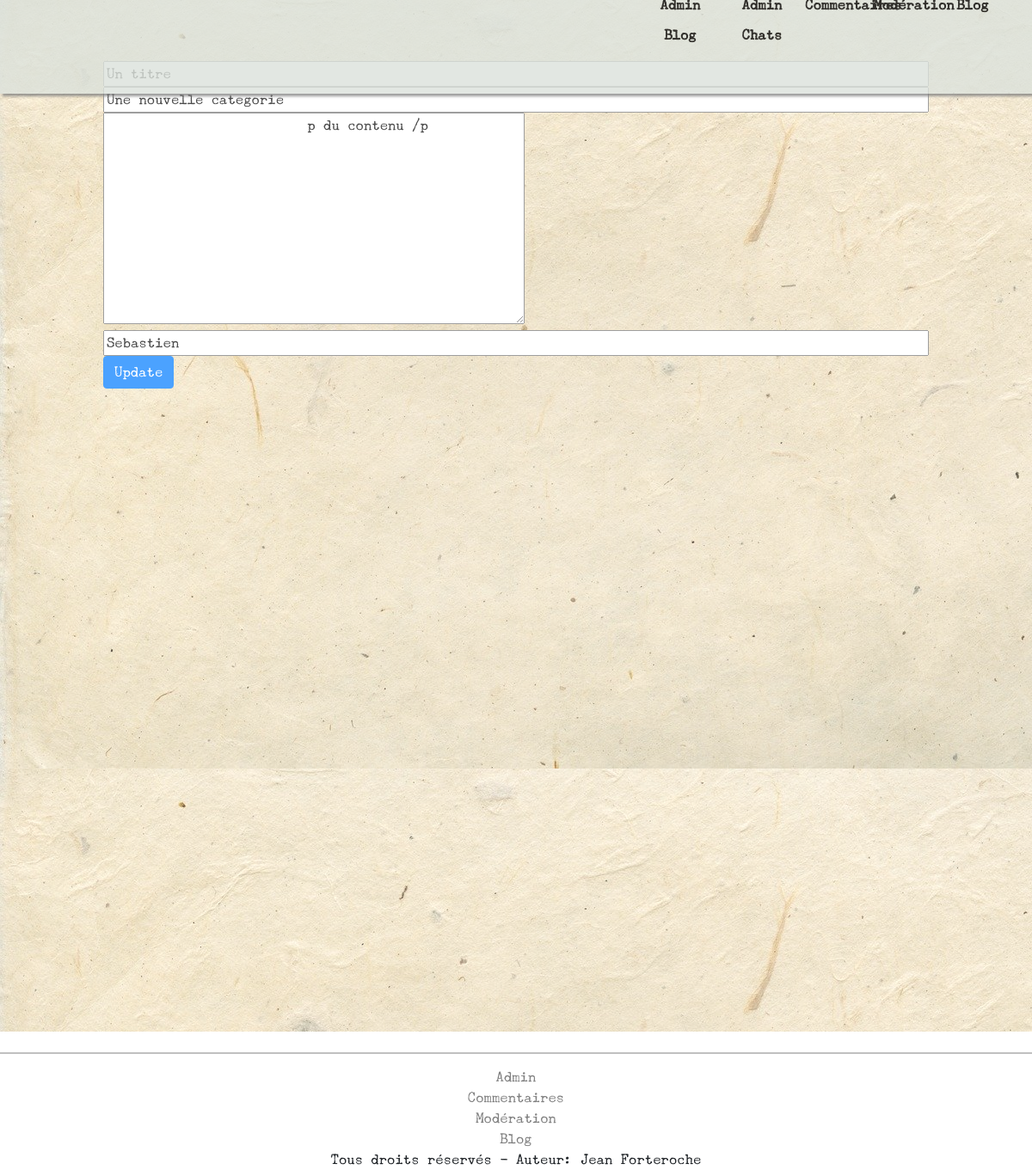
Page /index.php?action=edit&id=6 on the committed database.
### tables this page shows
CREATE TABLE IF NOT EXISTS `posts` (
  `id` int(11) NOT NULL AUTO_INCREMENT,
  `article` text NOT NULL,
  `creation_date` datetime NOT NULL DEFAULT CURRENT_TIMESTAMP,
  `title` varchar(250) NOT NULL,
  `author` varchar(150) NOT NULL,
  `category` varchar(150) NOT NULL,
  PRIMARY KEY (`id`)
);

### controller/controller.php (called while the page is built, shortened)
<?php
require_once('./model/PostManager.php');
function editPost($id){
    $postManager = new \Sebastien\Blog\Model\PostManager();
    $result = $postManager->editOnePost($id);
    require('./view/backend/edit_view.php');
}

### model/PostManager.php (called while the page is built, shortened)
<?php
class PostManager extends Manager
{
  public function editOnePost($id){
        $db = $this->dbConnect();
        $result = $db->prepare("SELECT article, title, author,category, id FROM posts WHERE id=?");
        $result->execute(array($id));
        return $result;
  }
}

### view/backend/edit_view.php (the view, shortened to what this page needs)
<div class="content_size">
<div id="top"></div>
<?php
	while ($donnees = $result->fetch(PDO::FETCH_ASSOC))
		{
			?>
<form action="index.php?action=update" method="post" id="edit_form">
	<p>
		<input type="text" name="category" id="category" rows="1" cols="50" maxlength="250" value="<?php echo $donnees['category'];?>"/>
		<textarea name="article" id="article"  rows="10" cols="50" maxlength="250">
			<?php echo $donnees['article'];?>
		</textarea>
		<input type="text" name="author" id="author" rows="1" cols="50" maxlength="250" value="<?php echo $donnees['author'];?>"/>
		<input class="btn btn-primary" type="submit" name="update" value="Update"/>
	</p>
</form>
<?php
}
?>
</div>
<?php require('template_backend.php'); ?>

### public/css/style.css (style rules this page uses)
html { scroll-behavior: smooth; }
body { margin-left: auto; margin-right: auto; font-family: 'Underwood Champion', Arial, Verdana, sans-serif; }
#top { height: 6em; }
#edit_form { width: 80%; margin: 0 auto; height: 350px; }
#title, #author, #category { width: 100%; }
.content_size { min-height: 1200px; background-image: url(../images/alaska_img6.jpg); background-repeat: repeat; position: relative; padding-bottom: 20px; width: 100%; margin: 0 auto; top: 0%; z-index:10; opacity: 0.7; }
#top { height:55px; width: 100%; }

### rows in the picture
posts: category "Une nouvelle categorie", article "<p>du contenu</p>", author "Sebastien"
